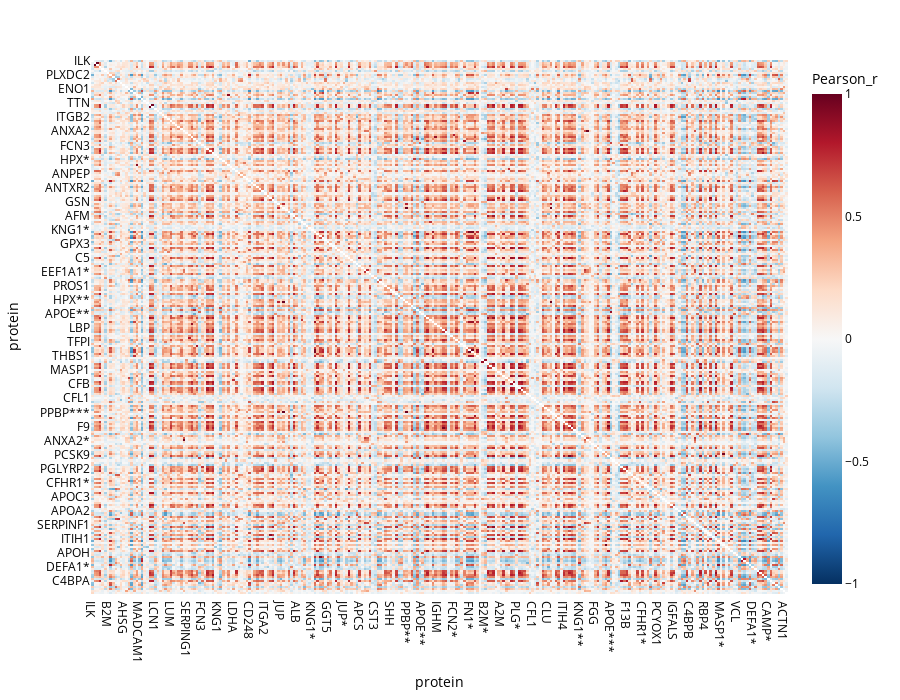

Source (notebook cell):
### Code cell
fig.show()

### Figure 1 — Plotly figure (JSON) as saved in the notebook; plotly's stock layout.template omitted (floating-point values rounded to 4 significant figures; data arrays with more than 128 entries replaced by an {"elided": "..."} marker saying what was removed)
{"data": [{"coloraxis": "coloraxis", "hovertemplate": "protein: %{x}<br>protein: %{y}<br>Pearson_r: %{z}<extra></extra>", "name": "0", "type": "heatmap", "x": {"elided": "266 str values"}, "xaxis": "x", "y": {"elided": "266 str values"}, "yaxis": "y", "z": {"elided": "266x266 float values"}}], "layout": {"coloraxis": {"cmax": 1, "cmin": -1, "colorbar": {"title": {"text": "Pearson_r"}}, "colorscale": [[0, "rgb(5,48,97)"], [0.1, "rgb(33,102,172)"], [0.2, "rgb(67,147,195)"], [0.3, "rgb(146,197,222)"], [0.4, "rgb(209,229,240)"], [0.5, "rgb(247,247,247)"], [0.6, "rgb(253,219,199)"], [0.7, "rgb(244,165,130)"], [0.8, "rgb(214,96,77)"], [0.9, "rgb(178,24,43)"], [1, "rgb(103,0,31)"]]}, "font": {"color": "black", "size": 12}, "height": 700, "margin": {"t": 60}, "plot_bgcolor": "rgba(255, 255, 255, 1)", "title": {"font": {"color": "black", "size": 22}}, "width": 900, "xaxis": {"anchor": "y", "domain": [0, 1], "title": {"text": "protein"}}, "yaxis": {"anchor": "x", "autorange": "reversed", "domain": [0, 1], "title": {"text": "protein"}}}}
